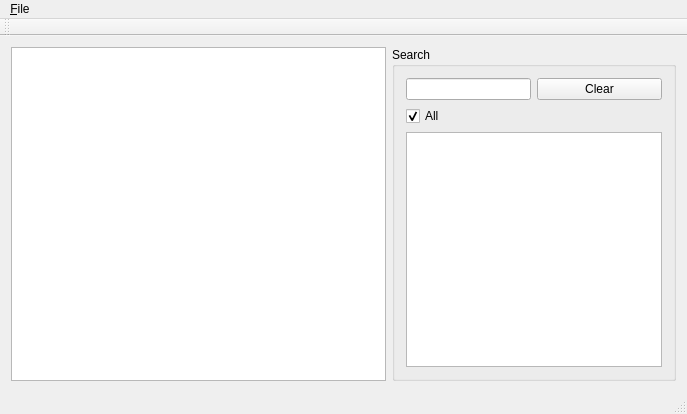
<?xml version="1.0" encoding="UTF-8"?>
<ui version="4.0">
 <class>MainWindow</class>
 <widget class="QMainWindow" name="MainWindow">
  <property name="geometry">
   <rect>
    <x>0</x>
    <y>0</y>
    <width>687</width>
    <height>414</height>
   </rect>
  </property>
  <property name="windowTitle">
   <string>SearchCSV</string>
  </property>
  <widget class="QWidget" name="centralWidget">
   <layout class="QHBoxLayout" name="horizontalLayout">
    <item>
     <widget class="QTableView" name="tableView">
      <property name="sizePolicy">
       <sizepolicy hsizetype="Expanding" vsizetype="Expanding">
        <horstretch>3</horstretch>
        <verstretch>0</verstretch>
       </sizepolicy>
      </property>
      <property name="editTriggers">
       <set>QAbstractItemView::NoEditTriggers</set>
      </property>
      <attribute name="verticalHeaderVisible">
       <bool>false</bool>
      </attribute>
     </widget>
    </item>
    <item>
     <layout class="QVBoxLayout" name="verticalLayout_2">
      <item>
       <widget class="QGroupBox" name="groupBox">
        <property name="title">
         <string>Search</string>
        </property>
        <layout class="QVBoxLayout" name="verticalLayout">
         <item>
          <layout class="QHBoxLayout" name="horizontalLayout_2">
           <item>
            <widget class="QLineEdit" name="lineEdit">
             <property name="sizePolicy">
              <sizepolicy hsizetype="Minimum" vsizetype="Fixed">
               <horstretch>0</horstretch>
               <verstretch>0</verstretch>
              </sizepolicy>
             </property>
            </widget>
           </item>
           <item>
            <widget class="QPushButton" name="pushButton">
             <property name="text">
              <string>Clear</string>
             </property>
            </widget>
           </item>
          </layout>
         </item>
         <item>
          <widget class="QCheckBox" name="checkAll">
           <property name="text">
            <string>All</string>
           </property>
           <property name="checked">
            <bool>true</bool>
           </property>
          </widget>
         </item>
         <item>
          <widget class="QListWidget" name="listWidget">
           <property name="sortingEnabled">
            <bool>false</bool>
           </property>
          </widget>
         </item>
        </layout>
       </widget>
      </item>
     </layout>
    </item>
   </layout>
  </widget>
  <widget class="QMenuBar" name="menuBar">
   <property name="geometry">
    <rect>
     <x>0</x>
     <y>0</y>
     <width>687</width>
     <height>22</height>
    </rect>
   </property>
   <widget class="QMenu" name="menu_File">
    <property name="title">
     <string>&amp;File</string>
    </property>
    <addaction name="actionImport_CSV"/>
   </widget>
   <addaction name="menu_File"/>
  </widget>
  <widget class="QToolBar" name="mainToolBar">
   <attribute name="toolBarArea">
    <enum>TopToolBarArea</enum>
   </attribute>
   <attribute name="toolBarBreak">
    <bool>false</bool>
   </attribute>
  </widget>
  <widget class="QStatusBar" name="statusBar"/>
  <action name="actionImport_CSV">
   <property name="text">
    <string>&amp;Open CSV...</string>
   </property>
  </action>
 </widget>
 <layoutdefault spacing="6" margin="11"/>
 <resources/>
 <connections>
  <connection>
   <sender>pushButton</sender>
   <signal>clicked()</signal>
   <receiver>lineEdit</receiver>
   <slot>clear()</slot>
   <hints>
    <hint type="sourcelabel">
     <x>593</x>
     <y>87</y>
    </hint>
    <hint type="destinationlabel">
     <x>554</x>
     <y>83</y>
    </hint>
   </hints>
  </connection>
 </connections>
</ui>
